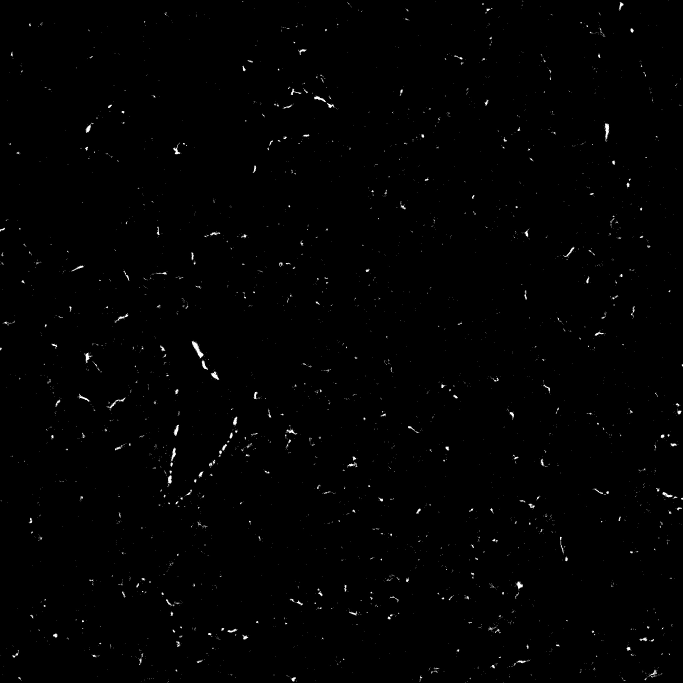
#> input picture MASK_Sk658 Llobe ch010017.jpg, 2048 x 2048 px, found by its file name (shown at 1/3 size)
$ jupyter execute --allow-errors 'Module 2 Template.ipynb'
#> lines starting #> are read from the running program, lines starting #| are printed output that depends on the picture; after the words box and inside, x2 and y2 are one past the last pixel; in counts of white or black regions, pixels touching at a corner belong together
## Module 2:

## Team Members:
Porter Jurica, William Collins
## Project Title:
Qualitative Analysis of Pulmonary Fibrosis Progression

## Project Goal:
This project seeks to answer the following questions:
- How does the extent of fibrosis vary throughout the depth of fibrotic lung?
- Using interpolation, can one produce the amount of fibrosis at a specific depth into the lung?

## Disease Background:

Prevalence & incidence
- The prevalence of pulmonary fibrotic disease is approximately 13 to 20 per 100,000 people worldwide, and global incidence is approximately 5.8 new cases per 100,000 people per year.

https://medlineplus.gov/genetics/condition/idiopathic-pulmonary-fibrosis/#frequency

https://pubmed.ncbi.nlm.nih.gov/40775309/

Risk factors (genetic, lifestyle)
- Some risk factors for pulmonary fibrosis include previous autoimmune diseases like rheumatoid arthritis, some viral infections that can cause abnormal lung scarring, exposure to hazardous materials like asbestos, coal, and mold, as well as radiation treatments and regular smoking. Additionally, genetics sometimes plays a role, as there are certain genes that can increase disease risk.

https://www.lung.org/lung-health-diseases/lung-disease-lookup/pulmonary-fibrosis/introduction/types-causes-and-risk-factors

Symptoms
- Symptoms of pulmonary fibrosis are shortness of breath, dry and persistent cough, excessive fatigue, unintended weight loss, aching muscles and joints, and occasionally "clubbing" of fingertips.

https://www.mayoclinic.org/diseases-conditions/pulmonary-fibrosis/symptoms-causes/syc-20353690
https://www.pulmonaryfibrosis.org/understanding-pff/about-pulmonary-fibrosis/symptoms

Standard of care treatment(s)
- Anti-fibrotic medications, such as Pirfenidone and Nintedanib, can help reduce the rate at which scar tissue is built up in the lungs of IPF patients. Other treatment options often include supplemental oxygen and pulmonary rehabilitation. While the aforementioned treatments can slow the progression of IPF or help patients manage their symptoms, the only cure for this disease is a lung transplantation.

https://www.pulmonaryfibrosis.org/understanding-pff/types-of-pulmonary-fibrosis/idiopathic-pulmonary-fibrosis?gad_source=1&gad_campaignid=22904172383&gbraid=0AAAAADtp88RB8DdlecgdRUKVjxWujitDP&gclid=Cj0KCQjwjL3HBhCgARIsAPUg7a5PG-Zo-d8S7m3FqG1Upc-uAvUvE8KVoL2fEBxCgGtxT7jgL9CngPUaAv9qEALw_wcB

Biological mechanisms (anatomy, organ physiology, cell & molecular physiology)
- IPF occurs when scar tissue accumulates in excess in/on alveoli. This stiffens the lungs, making it more difficult to take in oxygen. Damaged Type II alveolar cells can release profibrotic signals (such as TGF-beta), which activate fibroblasts and myofibrobalsts that alter tissue structure and produce collagen. This disrupts normal gas exchange and reduces compliance, progressively destroying alveolar structure.

https://pmc.ncbi.nlm.nih.gov/articles/PMC9952569/

## Data-Set:
Unpublished data was collected by the Peirce-Cottler Lab (Dept. of Biomedical Engineering) and Kim Lab (Division of Pulmonary and Critical Care) at the University of Virginia School of Medicine.

The dataset consists of recently generated experimental measurements that examine pulmonary function and structure at both the cellular and tissue levels. These data were obtained to increase understanding of how inflammatory processes contribute to lung disease/injury under different physiological conditions.

Data Collection & Techniques:
- Data were collected using imaging techniques.
    - Lung tissues were analyzed through immunohistochemistry and immunofluoresence to help identify protein makrers and cell types.
    - Vessel diamter, cell density, and intensity of fluoresence were measured from confocal microscopy images with the utlization of ImageJ. These quantitative measurements were expressed in micrometers, cells per area, and arbitrary fluorescence units, respectively.
    - Black and white images of lung tissue were provided in the dataset. White pixels represent markings of fibrosis whereas black pixels represent healthy lung tissue.
- Molecular assays were also used (when applicable) to assess gene and protein expression levels, and were reported as fold-change or pg/mL.

## Data Analyis:

The Python code below analyzed provided confocal microscopy images of fibrotic lung tisue to determine the extent of fibrosis at varying depths. The code calculated the percentage of white pixels (representing fibrotic tissue) per image, which were compiled into a CSV file along with the given depths associated with each image. These values were then plotted to visualize the relationship between depth and extent of fibrosis. Finally, we applied linear and quadratic interpolation functions to estimate fibrosis levels at depths that were not measured directly in order to output a continuous model of the progression of fibrosis throughout the lung. This helped us gain a thorough qualitative insight into the scar tissue build-up in the lung.

[cell 1]
from termcolor import colored
import cv2
import numpy as np
import matplotlib.pyplot as plt
from scipy.interpolate import interp1d
import pandas as pd

# Load the images you want to analyze

filenames = [
    r"/Users/porterjurica/Desktop/BME 2315/Module 2/MASK_SK658 Llobe ch010017.jpg",
    r"/Users/porterjurica/Desktop/BME 2315/Module 2/MASK_SK658 Llobe ch010018.jpg",
    r"/Users/porterjurica/Desktop/BME 2315/Module 2/MASK_SK658 Llobe ch010019.jpg",
    r"/Users/porterjurica/Desktop/BME 2315/Module 2/MASK_SK658 Llobe ch010021.jpg",
    r"/Users/porterjurica/Desktop/BME 2315/Module 2/MASK_SK658 Llobe ch010022.jpg",
    r"/Users/porterjurica/Desktop/BME 2315/Module 2/MASK_SK658 Llobe ch010023.jpg",
            ]

# Enter the depth of each image (in the same order that the images are listed above; you can find these in the .csv file provided to you which is tilted: "Filenames and Depths for Students")

depths = [
    45,
    60,
    80,
    570,
    955,
    2800
    ]

# Make the lists that will be used

images = []
white_counts = []
black_counts = []
white_percents = []

# Build the list of all the images you are analyzing

for filename in filenames:
    img = cv2.imread(filename, 0)
#> img is the input picture: shape (2048, 2048); min 0, max 255, mean 1.7
    images.append(img)

# For each image (until the end of the list of images), calculate the number of black and white pixels and make a list that contains this information for each filename.

for x in range(len(filenames)):
    _, binary = cv2.threshold(images[x], 127, 255, cv2.THRESH_BINARY)

    white = np.sum(binary == 255)
    black = np.sum(binary == 0)

    white_counts.append(white)
    black_counts.append(black)
#> this loop made 6 passes
#> pass 1, `_, binary = cv2.threshold(images[x], 127, 255, cv2.THRESH_BINARY)`:
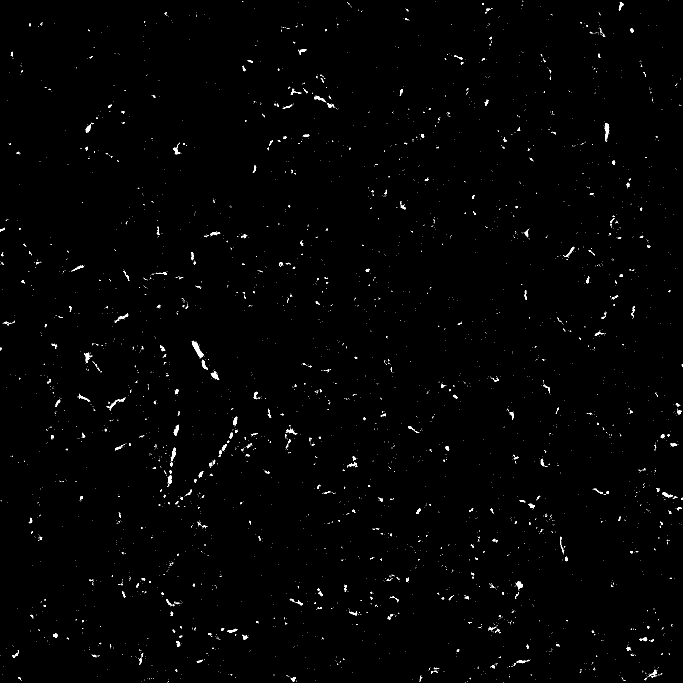
#> binary: shape (2048, 2048) (shown at 1/3 size); 0.66% white; 3753 white regions (3443 under 20 px), largest, box (x1, y1, x2, y2) and area: (575, 1023, 611, 1075) 612, (1814, 370, 1828, 424) 398, (632, 1114, 658, 1140) 280

# Print the number of white and black pixels in each image.

print(colored("Counts of pixel by color in each image", "yellow"))
for x in range(len(filenames)):
    print(colored(f"White pixels in image {x}: {white_counts[x]}", "white"))
    print(colored(f"Black pixels in image {x}: {black_counts[x]}", "black"))
    print()

# Calculate the percentage of pixels in each image that are white and make a list that contains these percentages for each filenamae

for x in range(len(filenames)):
    white_percent = (100 * (white_counts[x] / (black_counts[x] + white_counts[x])))
    white_percents.append(white_percent)

# Print the filename (on one line in red font), and below that line print the percent white pixels and depth

print(colored("Percent white px:", "yellow"))
for x in range(len(filenames)):
    print(colored(f'{filenames[x]}:',"red"))
    print(f'{white_percents[x]}% White | Depth: {depths[x]} microns')
    print()

[cell 2]
# Create a DataFrame that includes the filenames, depths, and percentage of white pixels

df = pd.DataFrame({
    'Filenames': filenames,
    'Depths': depths,
    'White percents': white_percents
})

# Write that DataFrame to a .csv file

df.to_csv('Percent_White_Pixels.csv', index=False)

print("CSV file 'Percent_White_Pixels.csv' has been created.")

'''the .csv writing subroutine ends here'''

#%% Interpolate a point: given a depth, find the corresponding white pixel percentage

interpolate_depth = float(input(colored("Enter the depth at which you want to interpolate a point: ", "yellow")))
#> the answer given: 3
